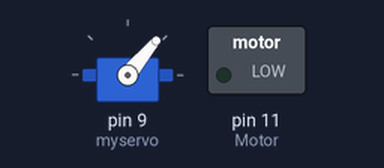
This sketch was run on a simulated Arduino Uno, built with avr-gcc and run on an emulated ATmega328P. Shown: servo, switched loads named in the sketch (green lamp = pin HIGH).

Above: at 0.05 s.
At 9.95 s:
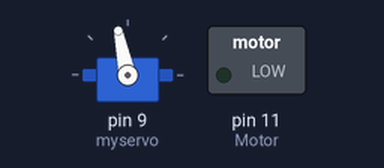
At 19.95 s:
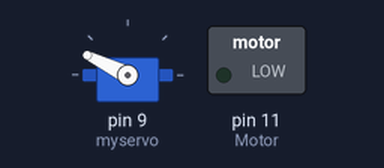
Timing chart, 0 to 26.0 s (numbered marks = the images above):
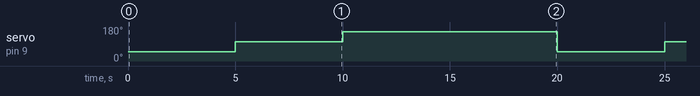

Measured:
- by itself, servo on pin 9 (myservo): repeats every 20.0 s: 154° 10.0 s, 50° 5.0 s, 102° 5.0 s

The sketch:

sketch_jan05a.ino
```cpp
#include <Servo.h>

Servo myservo;

int Motor = 11;
unsigned long startTime = 0;
unsigned long currentTime = 0;

void setup() {
  // put your setup code here, to run once:
  myservo.attach(9);
  pinMode(Motor, OUTPUT);
}

void loop() {
  // put your main code here, to run repeatedly:

//  startTime = millis();
//  analogWrite(Motor, 200);
//  while((currentTime - startTime) < 5000){
//    currentTime = millis();
//  }
//  while(1){
//    analogWrite(Motor, 30);
  myservo.write(50);
  delay(5000);
  myservo.write(102);
  delay(5000);
  myservo.write(154);
  delay(10000);
}
```
